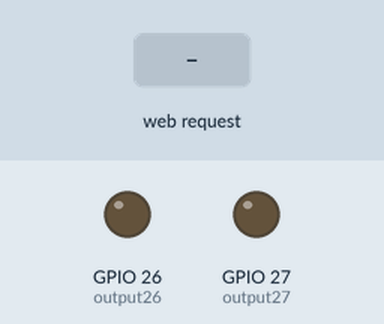
Recording of a sketch running on a simulated ESP32. Parts: output pins drawn as LEDs (lit = HIGH). The test bench sets the inputs (shaded band). What the sketch prints to the serial monitor is not drawn.

Above: at 1.2 s.
1.3 s: HTTP request GET /26/on received
At 2.3 s:
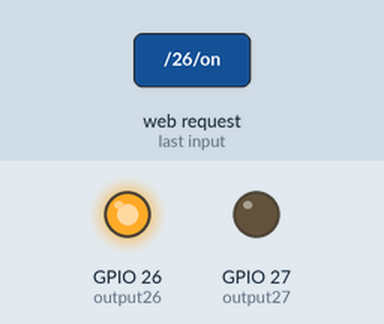
2.8 s: HTTP request GET /27/on received
At 3.5 s:
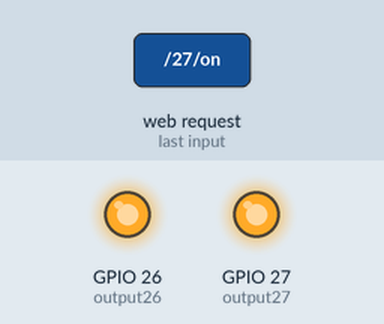
4.3 s: HTTP request GET /26/off received
At 4.6 s:
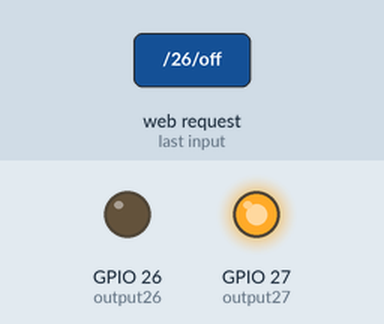
5.8 s: HTTP request GET /27/off received
At 6.9 s:
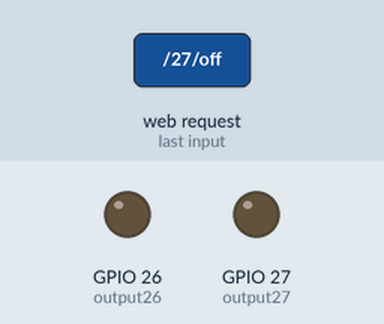
Timing chart, 0 to 8.3 s (numbered marks = the images above; inputs shaded):
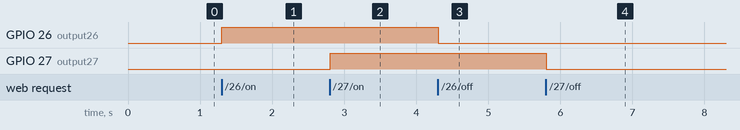

The sketch:

smarthouse.ino
```cpp
#include <WiFi.h> // Ucitavanje WiFi biblioteke

const char* ssid     = "SatKom";
const char* password = "123456789";

// Port 80 je standardni HTTP port koji se često koristi za komunikaciju između web servera i klijenata.
WiFiServer server(80);

// Varijabla za storiranje HTTP zahtjeva
String header;
String output26State = "off";
String output27State = "off";

// GPIO pinovi koji pokrecu blinkanje LED lampi
const int output26 = 26;
const int output27 = 27;

void setup() {
  Serial.begin(115200); //inicijalizacija serijske komunikacije između mikrokontrolera i računara. Podešava se brzina prenosa podataka na 115200 bps.
// postavljanje izlaznih pinova
  pinMode(output26, OUTPUT);
  pinMode(output27, OUTPUT);
  // iskljucivanje povezanih uredjaja
  digitalWrite(output26, LOW);
  digitalWrite(output27, LOW);

  // konfiguracija uređaja kao pristupne tačke za wifi mrežu.
  Serial.print("Setting AP (Access Point)…");

  WiFi.softAP(ssid, password);

  IPAddress IP = WiFi.softAPIP(); //IP adresu pristupne tačke smejšta se u promenljivu IP
  Serial.print("AP IP address: ");
  Serial.println(IP);

  server.begin(); // ova linija koda pokreće server za WiFi komunikaciju
}

void loop(){
  WiFiClient client = server.available();   //provjera da li postoji dolazna konekcija klijenta na serveru, ako postoji objekat client nije prazan

  if (client) {
    Serial.println("New Client.");          // ispisuje se poruka na serijskom portu da je klijent povezan sa serverom
    String currentLine = "";                // String za pohranu vrijednosti korisnika
    while (client.connected()) {            //  obrada podataka koji stižu od klijenta i petlja traje sve dok je klijent povezan
      if (client.available()) {             // provjera da li postoje dostupni podaci za čitanje od klijenta i metoda client.available() vraća broj dostupnih bajtova za čitanje
        char c = client.read();             // čita se jedan bajt podataka iz klijenta i smijesta u varijablu c
        Serial.write(c);                    // ispisivanje na serijski port
        header += c;                        // dodavanje podataka u string
        if (c == '\n') {                    // u slucaju newline karaktera, znači da je završen redak HTTP zahteva koji je poslao klijent

          if (currentLine.length() == 0) {
            // Ova linija koda provjerava da li je currentLine string prazan
             // ako jest to znači da je prethodni redak bio prazan i da je to kraj HTTP zahteva te server šalje odgovor klijentu

            client.println("HTTP/1.1 200 OK"); //HTTP statusni odgovor "200 OK" salje se klijentu što znači da je zahtjev uspješno primljen i obrađen
            client.println("Content-type:text/html"); // salje se HTTP zaglavlje koje definiše tip sadržaja kao "text/html" što znači da će se odgovor servera tretirati kao HTML tekst
            client.println("Connection: close"); //zatvaranje konekcije nakon slanja odgovora
            client.println(); //prazan red koji oznacava kraj HTTP zaglavlja

            // paljenje i gasenje GPIO pinova
            // provjerava se sadržaj header stringa kako bi se identifikovalo koji zahtjev je poslao klijent
            if (header.indexOf("GET /26/on") >= 0) {
              Serial.println("GPIO 26 on");
              output26State = "on";
              digitalWrite(output26, HIGH);
            } else if (header.indexOf("GET /26/off") >= 0) {
              Serial.println("GPIO 26 off");
              output26State = "off";
              digitalWrite(output26, LOW);
            } else if (header.indexOf("GET /27/on") >= 0) {
              Serial.println("GPIO 27 on");
              output27State = "on";
              digitalWrite(output27, HIGH);
            } else if (header.indexOf("GET /27/off") >= 0) {
              Serial.println("GPIO 27 off");
              output27State = "off";
              digitalWrite(output27, LOW);
            }

            //HTML izgled aplikacije
            client.println("<!DOCTYPE html><html>");
            client.println("<head><meta name=\"viewport\" content=\"width=device-width, initial-scale=1\">");
            client.println("<link rel=\"icon\" href=\"data:,\">");
            client.println("<style>html { font-family: Helvetica; background-color: #b1ddd3; display: inline-block; margin: 0px auto; text-align: center;}");
            client.println(".button { background-color: #00b588; border: none; color: white; padding: 16px 40px;");
            client.println("text-decoration: none; font-size: 30px; margin: 2px; cursor: pointer;}");
            client.println(".button2 {background-color:#e51111;}</style></head>");


            client.println("<body><h1>Smart House</h1>");


            client.println("<p>GPIO 26 - State " + output26State + "</p>");

            if (output26State=="off") {
              client.println("<p><a href=\"/26/on\"><button class=\"button\">UKLJUCI</button></a></p>");
            } else {
              client.println("<p><a href=\"/26/off\"><button class=\"button button2\">ISKLJUCI</button></a></p>");
            }


            client.println("<p>GPIO 27 - State " + output27State + "</p>");

            if (output27State=="off") {
              client.println("<p><a href=\"/27/on\"><button class=\"button\">UKLJUCI</button></a></p>");
            } else {
              client.println("<p><a href=\"/27/off\"><button class=\"button button2\">ISKLJUCI</button></a></p>");
            }
                client.println("</body></html>");


            client.println();

            break;
          } else {
            currentLine = "";
          }
        } else if (c != '\r') {  // if you got anything else but a carriage return character,
          currentLine += c;      // add it to the end of the currentLine
        }
      }
    }
    // ocistimo string header
    header = "";
    // zatvranje konekcije
    client.stop();
    Serial.println("Client disconnected.");
    Serial.println("");
  }
}
```

Measured:
- after the input at 1.3 s, GPIO 26 (output26): LOW → HIGH at once
- after the input at 2.8 s, GPIO 27 (output27): LOW → HIGH at once
- after the input at 4.3 s, GPIO 26 (output26): HIGH → LOW at once
- after the input at 5.8 s, GPIO 27 (output27): HIGH → LOW at once
